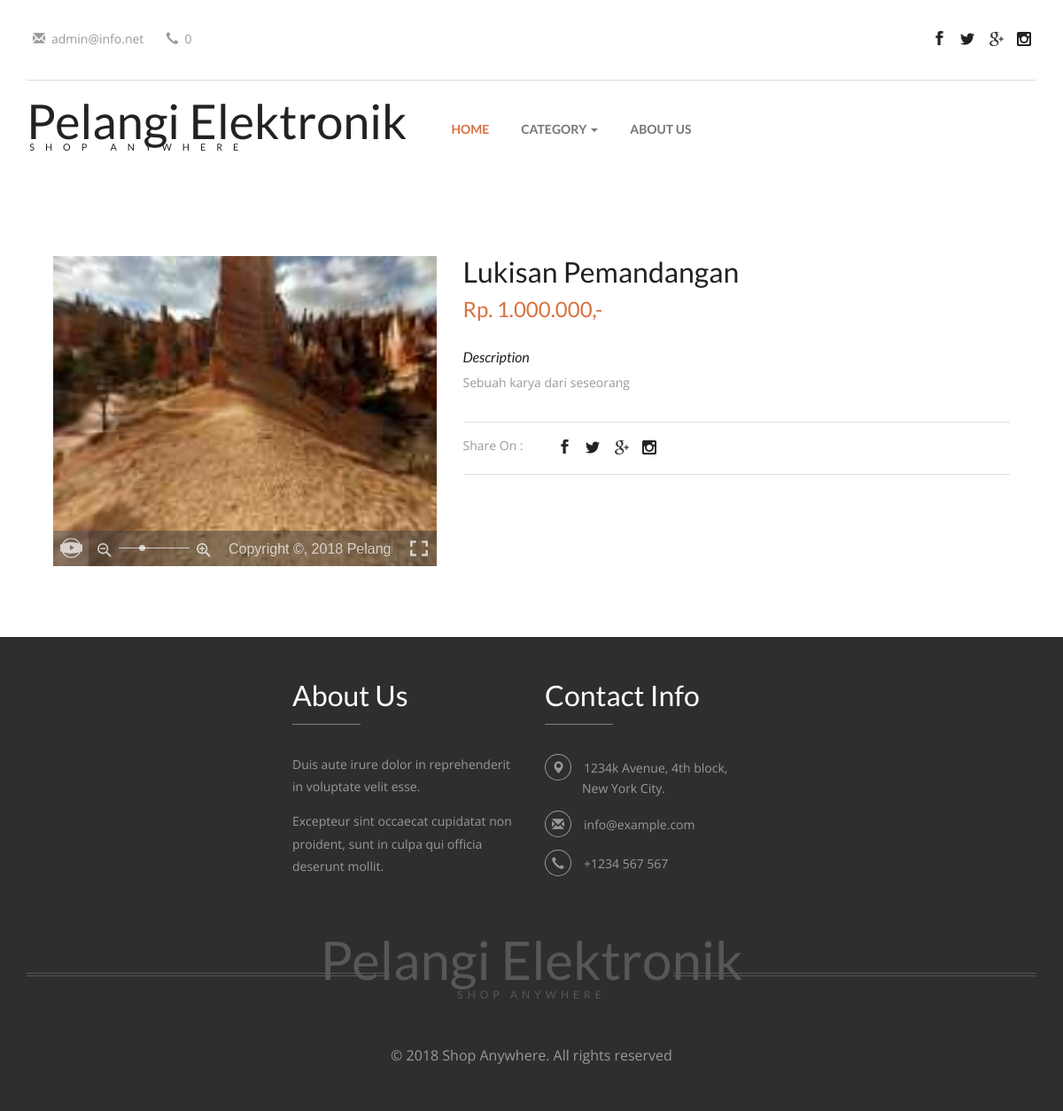
/main/detail/111, run on the app's committed database.
### tables this page shows
CREATE TABLE `users` (
  `ID` int(11) NOT NULL,
  `username` varchar(30) NOT NULL,
  `fullname` varchar(100) NOT NULL,
  `password` varchar(60) NOT NULL,
  `email` varchar(200) NOT NULL,
  `telp` varchar(20) NOT NULL,
  `photo` varchar(300) NOT NULL
);

CREATE TABLE `product` (
  `ID` int(11) NOT NULL,
  `name` varchar(500) NOT NULL,
  `description` varchar(800) NOT NULL,
  `category` varchar(20) NOT NULL,
  `price` int(255) NOT NULL,
  `photo` varchar(900) NOT NULL
);

### application/libraries/Template.php (called while the page is built, shortened)
<?php
class Template extends CI_Loader {
	public $args = [];
	public function setOptions($option) {
		$ci =& get_instance();
		$user = $ci->users->getUser($option->get('site_admin'));
		$this->args['site_name'] = $option->get('site_name');
		$this->args['site_desc'] = $option->get('site_desc');
		$this->args['site_email'] = $user->email;
		$this->args['site_phone'] = $user->telp;
	}
	public function main($file, $args = []) {
		foreach ($args as $k => $v) {
			$this->args[$k] = $v;
		}
		$this->view('main/header', $this->args);
		$this->view('main/'.$file, $this->args);
	}
}

### application/controllers/Main.php (called while the page is built, shortened)
<?php
class Main extends CI_Controller {
	public $args = [];
	public function __construct() {
		$this->template->setOptions($this->options);
		$category = [];
		foreach ($this->taxonomy->getAll() as $parent) {
			$childs = [];
			foreach ($this->taxonomy->getByParent($parent->ID) as $child) {
				$childs[] = [
					'ID' => $child->ID,
					'name' => $child->name
				];
			}
			$category[] = [
				'ID' => $parent->ID,
				'name' => $parent->name,
				'childs' => $childs
			];
		}
		$this->args['category'] = $category;
	}
	public function detail($id = null) {
		if (empty($id) OR empty($post = $this->products->get($id))) {
			redirect('main');
		}
		$p = strrev((string) $post->price);
		$price = '';
		for ($i=0; $i < strlen($p); $i++) {
			$price .= $p[$i];
			if (strlen(str_replace('.', '', $price)) % 3 == 0 ) {
				$price .= '.';
			}
		}
		$price = trim(strrev($price), '.');
		$this->args['product'] = [
			'name' => $post->name,
			'price' => $price,
			'description' => $post->description,
			'photo' => ('assets/product/'.$post->photo)
		];
		$this->args['title'] = $post->name;
		$this->template->main('detail', $this->args);
	}
}

### index.php (called while the page is built, shortened)
<?php
require_once BASEPATH.'core/CodeIgniter.php';

### application/models/Options.php (called while the page is built, shortened)
<?php if ( ! defined('BASEPATH')) exit('No direct script access allowed');
class Options extends CI_Model {
	public function get($key) {
		return $this->load[$key] = $this->db->select('s_val')->where('s_key', $key)->get('settings')->row()->s_val;
	}
	public function __get($key) {
		return get_instance()->$key;
	}
}

### application/models/Users.php (called while the page is built, shortened)
<?php if ( ! defined('BASEPATH')) exit('No direct script access allowed');
class Users extends CI_Model {
	public $table = 'users';
	public function getUser($user) {
		return $this->db->where('username', $user)->or_where('ID', $user)->get($this->table)->row();
	}
}

### application/models/Products.php (called while the page is built, shortened)
<?php if ( ! defined('BASEPATH')) exit('No direct script access allowed');
class Products extends CI_Model {
	public function get($id) {
		return $this->db->where('ID', $id)->get('product')->row();
	}
}

### application/views/main/detail.php (the view, shortened to what this page needs)
<link rel="stylesheet" href="<?php echo base_url();?>/assets/main/css/photo-sphere-viewer.min.css">
<div class="single">
		<div class="container" id="container">
			<div class="col-md-12 single-right animated wow slideInRight" data-wow-delay=".5s">
				<div class="col-md-5 thumbnail-product">
					<div id="container-0">
					</div>
				</div>
				<div class="col-md-7 single-right-left simpleCart_shelfItem animated wow slideInRight" data-wow-delay=".5s">
					<h3><?php echo $product['name'];?></h3>
					<h4><span class="item_price">Rp. <?php echo $product['price'];?>,-</span></h4>
					<div class="description">
						<h5><i>Description</i></h5>
						<p><?php echo $product['description'];?></p>
					</div>
					<div class="social">
						<div class="social-left">
							<p>Share On :</p>
						</div>
						<div class="social-right">
							<ul class="social-icons">
								<li><a href="#" class="facebook"></a></li>
								<li><a href="#" class="twitter"></a></li>
								<li><a href="#" class="g"></a></li>
								<li><a href="#" class="instagram"></a></li>
							</ul>
						</div>
						<div class="clearfix"> </div>
					</div>
				</div>
				<div class="clearfix"> </div>
			</div>
			<div class="clearfix"> </div>
		</div>
	</div>

### application/views/main/header.php (shortened to what this page needs)
<!DOCTYPE html>
<html>
<head>
<link href="<?php echo base_url('assets/main/');?>css/bootstrap.css" rel="stylesheet" type="text/css" media="all" />
<link href="<?php echo base_url('assets/main/');?>css/style.css" rel="stylesheet" type="text/css" media="all" />
<link rel="stylesheet" href="<?php echo base_url('assets/main/');?>css/jquery.countdown.css" />
<link href="<?php echo base_url('assets/main/');?>css/animate.min.css" rel="stylesheet">
</head>
<body>
	<div class="header">
		<div class="container">
			<div class="header-grid">
				<div class="header-grid-left animated wow slideInLeft" data-wow-delay=".5s">
					<ul>
						<li><i class="glyphicon glyphicon-envelope" aria-hidden="true"></i><a href="mailto:<?php echo $site_email;?>"><?php echo $site_email;?></a></li>
						<li><i class="glyphicon glyphicon-earphone" aria-hidden="true"></i><?php echo $site_phone;?></li>
					</ul>
				</div>
				<div class="header-grid-right animated wow slideInRight" data-wow-delay=".5s">
					<ul class="social-icons">
						<li><a href="#" class="facebook"></a></li>
						<li><a href="#" class="twitter"></a></li>
						<li><a href="#" class="g"></a></li>
						<li><a href="#" class="instagram"></a></li>
					</ul>
				</div>
				<div class="clearfix"> </div>
			</div>
			<div class="logo-nav">
				<div class="logo-nav-left animated wow zoomIn" data-wow-delay=".5s">
					<h1><a href="<?php echo base_url();?>"><?php echo $site_name;?> <span><?php echo $site_desc?></span></a></h1>
				</div>
				<div class="logo-nav-left1">
					<nav class="navbar navbar-default">
					<div class="collapse navbar-collapse" id="bs-megadropdown-tabs">
						<ul class="nav navbar-nav">
							<li class="active"><a href="<?php echo base_url();?>" class="act">Home</a></li>
							<li class="dropdown">
								<a href="#" class="dropdown-toggle" data-toggle="dropdown">Category <b class="caret"></b></a>
							</li>
							<li>
								<a href="<?php echo base_url('about_us');?>" class="dropdown-toggle">About Us</a>
							</li>
						</ul>
					</div>
					</nav>
				</div>
				<div class="clearfix"> </div>
			</div>
		</div>
	</div>

### assets/main/css/style.css (style rules this page uses)
html, body { font-size: 100%; background: #fff; font-family: 'Open Sans', sans-serif; }
p { margin:0; }
h1,h2,h3,h4,h5,h6 { font-family: 'Lato', sans-serif; margin:0; }
ul,label { margin:0; padding:0; }
.header-grid-left ul li a,.new-collections-grid1-image-pos a,.new-collections-grid1 h4 a,.login a,.register-home a,.checkout-right-basket a,.bootstrap-tab-text-grid-right ul li a,.occasion-cart a,input[type="submit"],.mail-grid-right1 ul li a,.categories ul li a,.new-products-grid-right-add-cart p a,.new-products-grid-right h4 a,.products-right-grid1-add-cart p a,.timer-grid-left h3 a,.new-collections-grid1-left p a,.copy-right p a,.footer-grid-sub-grid-right h4 a,input[type="submit"],.footer-grid ul li a { transition:.5s ease-in-out; -webkit-transition:.5s ease-in-out; -moz-transition:.5s ease-in-out; -o-transition:.5s ease-in-out; }
.header-grid { padding:2em 0; border-bottom:1px solid #DEDEDE; }
.logo-nav { padding:2em 0; }
.header-grid-left { float:left; }
.header-grid-left ul li { display:inline-block; font-size:14px; color:#999; margin: 0 1em; }
.header-grid-left ul li i { left:-.5em; }
.header-grid-left ul li a { text-decoration:none; color:#999; }
.header-grid-right { float:right; }
ul.social-icons li { display:inline-block; margin: 0px 4px; }
ul.social-icons li a.facebook { background: url(../images/img-sp.png) no-repeat -2px -5px; display: block; width: 20px; height: 20px; }
ul.social-icons li a.twitter { background:url(../images/img-sp.png) no-repeat -49px -13px; display: block; width: 20px; height: 20px; }
ul.social-icons li a.g { background:url(../images/img-sp.png) no-repeat -94px -12px; display: block; width: 20px; height: 20px; }
ul.social-icons li a.instagram { background:url(../images/img-sp.png) no-repeat -139px -12px; display: block; width: 20px; height: 20px; }
.logo-nav-left { float:left; }
.logo-nav-left h1 a { font-size:1.5em; color:#222; text-decoration:none; }
.logo-nav-left h1 a span { display: block; font-size: .2em; line-height: 0; text-transform: uppercase; letter-spacing: 12px; color: #222222; padding-left: .3em; }
.logo-nav-left1 { float: left; margin-left: 2em; }
.logo-nav-left1 ul li a { font-size:.875em; color: #222; text-decoration: none; font-family: 'Lato', sans-serif; text-transform: uppercase; font-weight: 600; }
.logo-nav-left1 ul li.active a.act { color:#d8703f !important; }
.navbar-default .navbar-nav > .active > a, .navbar-default .navbar-nav > .active > a:hover, .navbar-default .navbar-nav > .active > a:focus { background-color: transparent; }
.navbar-default .navbar-collapse, .navbar-default .navbar-form { border: none; }
.navbar-default { background: none; border: none; }
.navbar-collapse { padding: 0; }
.navbar-nav > li > a { padding: 29px 18px 0; }
.banner-bottom,.new-collections,.checkout,.collections-bottom,.timer,.register,.products,.typo,.mail,.single,.login,.single-related-products { padding:5em 0; }
.single-right-left h3 { text-transform:capitalize; font-size:2em; color:#212121; margin:0; }
.single-right-left h4 { color:#D8703F; font-size:1.5em; margin:.5em 0 1em; }
.description { margin:2em 0; }
.description h5 { color:#212121; font-size:1em; margin:0; }
.description p { font-size:14px; color:#999; line-height:1.8em; margin:0.5em 0 0; }
.social-left { float:left; }
.social-right { float:left; margin-left:2em; }
.social-left p { font-size:14px; color:#999; margin:0; }
.social { margin: 2em 0 0; padding: 1em 0; border-top: 1px solid #DFDFDF; border-bottom: 1px solid #DFDFDF; }
@media (max-width:1366px) { .logo-nav { padding: 1em 0 2em; } }

### data on the page
users: email "admin@info.net", telp "0"
product: name "Lukisan Pemandangan", description "Sebuah karya dari seseorang"

### other printed values
$site_name "Pelangi Elektronik"
$site_desc "SHOP ANYWHERE"
$product['price'] "1.000.000"
$site_desc "Shop Anywhere"
